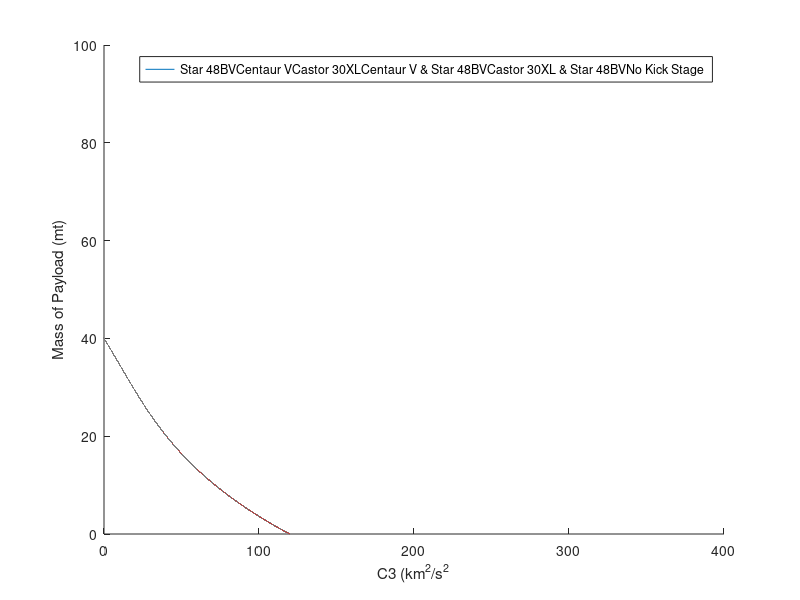

Recreate this plot in MATLAB. (Note: this script raises an error after producing the figure.)
%%%%%%%%%%%%%%%%%%%%%%%%%%%%%%%%%%%%%%%%%%%%%%%%%%%%%%%%%%%%%%%%%%%%%%%%%%%
%Script Name: GenerateC3
%Description: generate final velocity
%Author: Austin Barrow and Propulsion Team
%%%%%%%%%%%%%%%%%%%%%%%%%%%%%%%%%%%%%%%%%%%%%%%%%%%%%%%%%%%%%%%%%%%%%%%%%%%
clc;
clear all;

m_pay = (0:1:100000);
array_LV = "SLS Block 1B";
%array_LV = ["SLS Block 1", "SLS Block 1B", "SLS BLock 2", "Falcon Heavy", "Starship", "New Glenn", "Vulcan 6S"]; % Array of Launch Vehicles


kick_Stage = ["Star 48BV", "Centaur V", "Nuclear", "Castor 30XL", "Hybrid", "Centaur V & Star 48BV", ...
        "Centaur V & Nuclear", "Centaur V & Hybrid", "Star 48BV & Hybrid", "Star 48 BV & Nuclear", ...
        "Hybrid & Nuclear", "Castor 30XL & Star 48BV", "Castor 30XL & Nuclear", "Castor 30XL & Hybrid","No Kick Stage"];

kick_Stage = ["Star 48BV", "Centaur V", "Castor 30XL", "Centaur V & Star 48BV", ...       
        "Castor 30XL & Star 48BV", "No Kick Stage"];

%kick_Stage = "No Kick Stage";
g_E = 9.81; % (m/s^2)
v_esc_E = 11200; % Escape velocity of Earth from LEO m/s

% function [final_v, invalid, added_V] = generateC3( candidateArchitecture, m_pay )
    % Inputs: Launch Vehicle, Kick Stage Propulsion, C3 values (0,10,20,30,40,50,60,70,80,90,100, 110, 120)
    % Outputs: Delta V, Delta V caused by Kick Stage, Mass Payload, Structural Mass, Mass Propellant

    %% Setting Constants and Assumed Values (values to iterate over)
  
figure(1);
hold on;
    
    
%% Switch statement to determine assumed ISP (Impulse), Lambda (Payload 
% Fraction), Inert Mass Fraction for kick stage
for i = 1:length(kick_Stage)
    kick = kick_Stage(i);
    switch kick 
        case "Star 48BV" % Solid Rocket 
            num_Kick = 1;
            isp = 286;
            lambda = 0.939;
            m_kick1 = 2624 + m_pay;
        case "Centaur V" %Liquid
            num_Kick = 1;
            isp = 451; % LH2/LOX
            lambda = 0.91; % Centaur Kick Stage
            m_kick1 = 22825 + m_pay;
        case "Castor 30XL"
            num_Kick = 1;
            isp = 294;
            lambda = .944;
            m_kick1 = 26406.79 + m_pay;
        case "Nuclear" % LOOK AT BMX TECHNOLOGIES
            num_Kick = 1;
            isp = 875; 
            lambda = 0.74; 
            m_kick1 = 2547.375 + m_pay;
        case "Hybrid" % SNC Vortex Engine
            num_Kick = 1;
            isp = 325;
            lambda = 0.875;
            m_kick1 = 2200 + m_pay;
        case "Centaur V & Star 48BV" %Liquid
            num_Kick = 2;
            isp1 = 451; % LH2/LOX
            lambda1 = 0.91; % Centaur Kick Stage
            isp2 = 286; %Star 48BV
            lambda2 = 0.939;
            m_kick2 = 2624 + m_pay;
            m_kick1 = 22825 + m_kick2; %Centaur Kick Stage hauling Star48BV
        case "Centaur V & Nuclear" % LOOK AT BMX TECHNOLOGIES
            num_Kick = 2;
            isp1 = 451; % LH2/LOX
            lambda1 = 0.91; % Centaur Kick Stage
            isp2 = 875; 
            lambda2 = 0.74; 
            m_kick2 = 2547.375 + m_pay; %needs to be updated, nuclear
            m_kick1 = 22825 + m_kick2; %Centaur Kick Stage hauling Nuclear
        case "Centaur V & Hybrid" % LOOK AT SIERRA NEVADA
            num_Kick = 2;
            isp1 = 451; % LH2/LOX
            lambda1 = 0.91; % Centaur Kick Stage
            isp2 = 325;
            lambda2 = 0.875; 
            m_kick2 = 2200 + m_pay; %needs to be updated, hybrid
            m_kick1 = 22825 + m_kick2; %Centaur Kick Stage hauling Hybrid
        case "Castor 30XL & Star 48BV" %Liquid
            num_Kick = 2;
            isp1 = 294;
            lambda1 = 0.944; 
            isp2 = 286; %Star 48BV
            lambda2 = 0.939;
            m_kick2 = 2624 + m_pay;
            m_kick1 = 26406.79 + m_kick2; %Castor 30XL Kick Stage hauling Star48BV
        case "Castor 30XL & Nuclear" % LOOK AT BMX TECHNOLOGIES
            num_Kick = 2;
            isp1 = 294;
            lambda1 = 0.944;
            isp2 = 875; 
            lambda2 = 0.74; 
            m_kick2 = 2547.375 + m_pay; %needs to be updated, nuclear
            m_kick1 = 26406.79 + m_kick2; %Castor 30XL Kick Stage hauling Nuclear
        case "Castor 30XL & Hybrid" % LOOK AT SIERRA NEVADA
            num_Kick = 2;
            isp1 = 294;
            lambda1 = 0.944;
            isp2 = 325;
            lambda2 = 0.875; 
            m_kick2 = 2200 + m_pay; %needs to be updated, hybrid
            m_kick1 = 26406.79 + m_kick2; %Castor 30XL Kick Stage hauling Hybrid
         case "Star 48BV & Hybrid" % Solid Rocket 
            num_Kick = 2;
            isp1 = 286;
            lambda1 = 0.939;
            isp2 = 325;
            lambda2 = 0.875;
            m_kick2 = 2200 + m_pay; %hybrid
            m_kick1 = 2624 + m_kick2;
        case "Star 48BV & Nuclear" % Solid Rocket 
            num_Kick = 2;
            isp2 = 875;
            lambda2 = 0.74;
            isp1 = 286;
            lambda1 = 0.939;
            m_kick2 = 2547.375 + m_pay; %needs to be updated, nuclear
            m_kick1 = 2624 + m_kick2;
        case "Hybrid & Nuclear" % Hybrid & Nuclear
            num_Kick = 2;
            isp1 = 875; % nuclear
            lambda1 = 0.74; % nuclear
            isp2 = 325; % hybrid
            lambda2 = 0.875; % Hybrid Kick Stage
            m_kick2 = 2200 + m_pay; %needs to be updated, nuclear
            m_kick1 = 2547.375 + m_kick2; %Centaur Kick Stage hauling Hybrid
        otherwise % No kick stage
            num_Kick = 0;
            m_kick1 = m_pay;
            
    end

    switch array_LV
        case "SLS Block 1"
            C3 = -1.36254651049771e-11 * (m_kick1)^3 + ...
                8.34210950132914e-07 * (m_kick1)^2 + -0.0189976032356646 ...
                * m_kick1 + 172.041984919931;
        case "SLS Block 1B"
            C3 = -1.15085276593111e-12 .* (m_kick1).^3 + ...
                1.18020100654521e-07 .* (m_kick1).^2 + ...
                -0.00587448959766228 .* m_kick1 + 119.768784427882;
        case "SLS Block 2"
            C3 = -1.10638439713243e-12 .* (m_kick1).^3 + ...
                1.21222227649818e-07 .* (m_kick1).^2 + ...
                -0.00602174622627308 .* m_kick1 + 124.597075687923;
        case "Falcon Heavy Recoverable"
            C3 = -6.19433969053741e-11 * (m_kick1)^3 + ...
                1.348688172148435e-06 * (m_kick1)^2 + -0.0160 * m_kick1 ...
                + 64.84;
        case "Starship" 
            C3 = (0.0047^2 * (log(1500 / (5 * (m_kick1 / 1000)+120) ) )^2 - 0.0032^2 ) ...
                *1E6;
        case "New Glenn"
            C3 = -4.42248334552639e-11 * (m_kick1)^3 + ...
                4.98373417329502e-07 * (m_kick1)^2 + -0.0055 * m_kick1 ...
                + 30.7952;
        case "Vulcan 6S"
            C3 = -6.89376184059982e-11 * (m_kick1)^3 + ...
                1.82960892594491e-06 * (m_kick1)^2 + -0.0225 * m_kick1 ...
                + 116.117;
        otherwise 
            disp('HI');
            C3 = -1;
    end

    if(num_Kick == 1)        
        % Calculation mass propellant, inert mass, and Mass Ratio
        m_prop = (m_kick1 - m_pay) .* lambda;
        m_inert = (m_kick1 - m_pay - m_prop); % Structural mass of the kick stage (Mass minus final payload and propellant)
        MR = (m_pay + m_prop + m_inert) ./ (m_pay + m_inert); % Mass Ratio
    
        % Calculation of Velocity Infinite with rocket equation (m/s)
        added_V = g_E .* isp .* log(MR); 
    elseif(num_Kick == 2)
        %Stage 1:
        m_prop1 = (m_kick1 - m_kick2) .* lambda1;
        m_inert1 = (m_kick1 - m_kick2 - m_prop1); 
        MR = (m_kick2 + m_prop1 + m_inert1) ./ (m_kick2 + m_inert1); 
    
        added_V = g_E .* isp1 .* log(MR); 
        
        %Stage 2:
        m_prop2 = (m_kick2 - m_pay) .* lambda2;
        m_inert2 = (m_kick2 - m_pay - m_prop2); 
        MR = (m_pay + m_prop2 + m_inert2) ./ (m_pay + m_inert2); 
    
        added_V = added_V + g_E .* isp2 .* log(MR);
    else %num_kick = 0
        added_V = 0;
    end
    
    %final_C3 = (added_V ./ 1000 + sqrt(C3+(v_esc_E/1000)^2)).^2;
    final_C3 = (added_V ./ 1000 ).^2 + C3;
    %print(final_C3);
    plot(final_C3, m_pay/1000);

end 

legend( kick_Stage )
xlabel("C3 (km^2/s^2");
xlim([0 400])
ylabel("Mass of Payload (mt)")

titleName = array_LV + " Mass vs C3 w/ Kick Stages";
title(titleName);


%% Switch statement to determine C3 (km^2/s^2) at given payload mass
% Uses equations from curvefit of C3 vs mass

% 
% invalid = false;
% if(C3 < 0) 
%     invalid = true;
%     final_v = 0;
%     added_V = 0;
%     return
% end 

%% Calculations 

%final_v = added_V/ 1000 + sqrt(C3+(v_esc_E/1000)^2);
